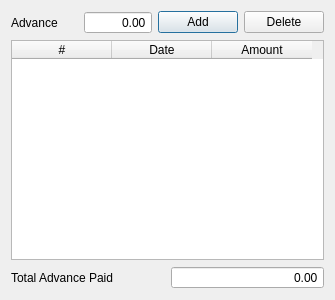
<?xml version="1.0" encoding="UTF-8"?>
<ui version="4.0">
 <class>AddAdvancePayment</class>
 <widget class="QDialog" name="AddAdvancePayment">
  <property name="geometry">
   <rect>
    <x>0</x>
    <y>0</y>
    <width>335</width>
    <height>300</height>
   </rect>
  </property>
  <property name="windowTitle">
   <string>Add Advance Payement</string>
  </property>
  <layout class="QVBoxLayout" name="verticalLayout">
   <item>
    <layout class="QGridLayout" name="gridLayout">
     <item row="0" column="0">
      <widget class="QLabel" name="label">
       <property name="text">
        <string>Advance</string>
       </property>
      </widget>
     </item>
     <item row="0" column="1">
      <widget class="QDoubleSpinBox" name="amount">
       <property name="alignment">
        <set>Qt::AlignRight|Qt::AlignTrailing|Qt::AlignVCenter</set>
       </property>
       <property name="buttonSymbols">
        <enum>QAbstractSpinBox::NoButtons</enum>
       </property>
       <property name="maximum">
        <double>99999999.000000000000000</double>
       </property>
      </widget>
     </item>
     <item row="0" column="2">
      <widget class="QPushButton" name="addPayment">
       <property name="text">
        <string>Add</string>
       </property>
       <property name="icon">
        <iconset resource="bill_master_resources.qrc">
         <normaloff>:/icons/icons/1429107785_678092-sign-add-128.png</normaloff>:/icons/icons/1429107785_678092-sign-add-128.png</iconset>
       </property>
      </widget>
     </item>
     <item row="0" column="3">
      <widget class="QPushButton" name="deletePayment">
       <property name="text">
        <string>Delete</string>
       </property>
       <property name="icon">
        <iconset resource="bill_master_resources.qrc">
         <normaloff>:/icons/icons/1429107797_678069-sign-error-128.png</normaloff>:/icons/icons/1429107797_678069-sign-error-128.png</iconset>
       </property>
      </widget>
     </item>
    </layout>
   </item>
   <item>
    <widget class="QTableWidget" name="paymentTable">
     <property name="editTriggers">
      <set>QAbstractItemView::NoEditTriggers</set>
     </property>
     <property name="selectionMode">
      <enum>QAbstractItemView::SingleSelection</enum>
     </property>
     <property name="selectionBehavior">
      <enum>QAbstractItemView::SelectRows</enum>
     </property>
     <attribute name="verticalHeaderVisible">
      <bool>false</bool>
     </attribute>
     <column>
      <property name="text">
       <string>#</string>
      </property>
     </column>
     <column>
      <property name="text">
       <string>Date</string>
      </property>
     </column>
     <column>
      <property name="text">
       <string>Amount</string>
      </property>
     </column>
    </widget>
   </item>
   <item>
    <layout class="QGridLayout" name="gridLayout_2">
     <item row="0" column="1">
      <widget class="QDoubleSpinBox" name="totalAdvancePaid">
       <property name="alignment">
        <set>Qt::AlignRight|Qt::AlignTrailing|Qt::AlignVCenter</set>
       </property>
       <property name="readOnly">
        <bool>true</bool>
       </property>
       <property name="buttonSymbols">
        <enum>QAbstractSpinBox::NoButtons</enum>
       </property>
       <property name="maximum">
        <double>99999999.000000000000000</double>
       </property>
      </widget>
     </item>
     <item row="0" column="0">
      <widget class="QLabel" name="label_2">
       <property name="text">
        <string>Total Advance Paid</string>
       </property>
      </widget>
     </item>
    </layout>
   </item>
  </layout>
 </widget>
 <resources>
  <include location="bill_master_resources.qrc"/>
 </resources>
 <connections/>
</ui>
